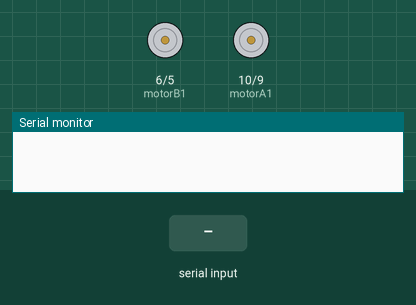
The sketch below on a simulated Arduino Uno, built with avr-gcc and run on an emulated ATmega328P. Parts: motor-driver pin pairs drawn as motors (green arrow = first pin HIGH = forward, orange = second pin HIGH = backward, longer = more drive, scaled by the enable pin), the last lines printed to the serial monitor. The inputs (shaded band) are chosen by the test bench.

Above: at 1.2 s.
1.3 s: "F" received over Serial
At 2.4 s:
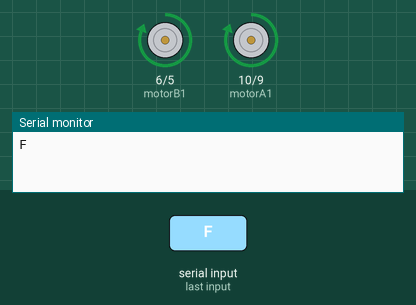
2.8 s: byte 74 ('J') received over Serial
At 3.6 s:
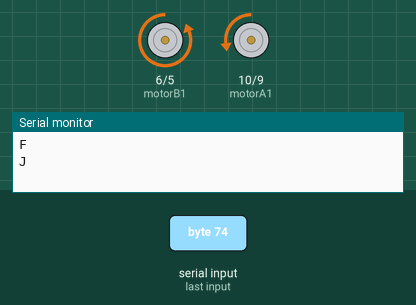
4.3 s: byte 71 ('G') received over Serial
At 4.7 s:
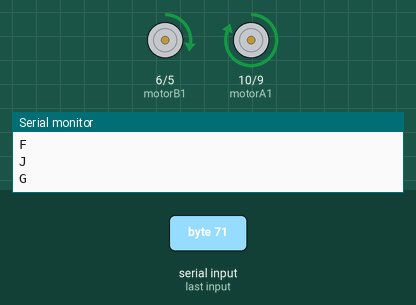
5.8 s: byte 72 ('H') received over Serial
At 7.0 s:
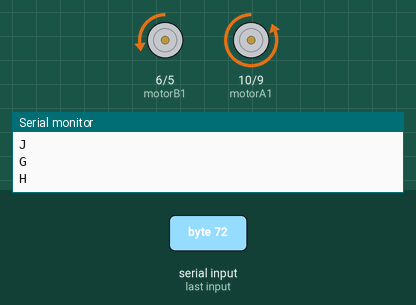
7.3 s: "B" received over Serial
At 8.2 s:
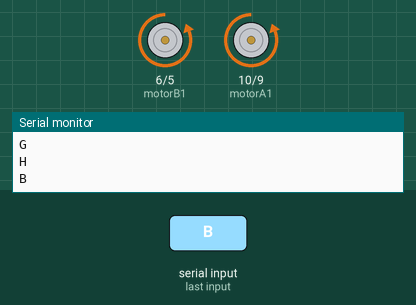
8.8 s: "L" received over Serial
At 9.3 s:
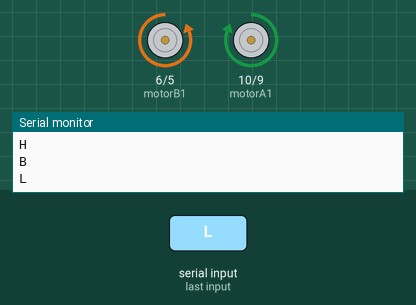
Timing chart, 0 to 11.3 s (numbered marks = the images above; inputs shaded):
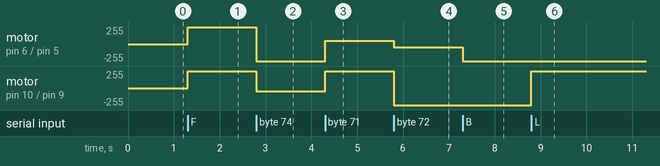

The sketch:

BatMobile_v2.ino
```cpp
int motorA1 = 10;
int motorA2 = 9;
int motorB1 = 6;
int motorB2 = 5;
int enaA = 11;
int enaB = 3;
int i=9, gear=2;
char incomingByte;
int fullPower[3] = {50, 100, 255};
int halfPower[3] = {10, 25, 50};
void setup() {
  // put your setup code here, to run once:
  Serial.begin(9600);
  pinMode(motorA1, OUTPUT);
  pinMode(motorA2, OUTPUT);
  pinMode(motorB1, OUTPUT);
  pinMode(motorB2, OUTPUT);
  pinMode(enaA, OUTPUT);
  pinMode(enaB, OUTPUT);

}

void loop() {
  // put your main code here, to run repeatedly:
  if (Serial.available() > 0)
  {
    incomingByte = Serial.read();
    Serial.println(incomingByte);
    if (incomingByte == 'F') {
      analogWrite(enaA, fullPower[gear]);
      analogWrite(enaB, fullPower[gear]);

      digitalWrite(motorA1, HIGH);
      digitalWrite(motorA2, LOW);
      digitalWrite(motorB1, HIGH);
      digitalWrite(motorB2, LOW);
    }
    else if (incomingByte == 'B') {
      analogWrite(enaA, fullPower[gear]);
      analogWrite(enaB, fullPower[gear]);

      digitalWrite(motorA2, HIGH);
      digitalWrite(motorA1, LOW);
      digitalWrite(motorB2, HIGH);
      digitalWrite(motorB1, LOW);

    }
    else if (incomingByte == 'L') {
      analogWrite(enaA, fullPower[gear]);
      analogWrite(enaB, fullPower[gear]);
      digitalWrite(motorA1, HIGH);
      digitalWrite(motorA2, LOW);
      digitalWrite(motorB1, LOW);
      digitalWrite(motorB2, HIGH);
    }
    else if (incomingByte == 'R') {
      analogWrite(enaA, fullPower[gear]);
      analogWrite(enaB, fullPower[gear]);
      digitalWrite(motorA1, LOW);
      digitalWrite(motorA2, HIGH);
      digitalWrite(motorB1, HIGH);
      digitalWrite(motorB2, LOW);
    }
    else if (incomingByte == '1' || incomingByte == '2' || incomingByte == '3' ) { gear = 0; }
    else if (incomingByte == '4'|| incomingByte == '5' || incomingByte == '6' ) { gear = 1; }
    else if (incomingByte == '7'|| incomingByte == '8' || incomingByte == '9' ) { gear = 2; }
    else if (incomingByte == 'G') {
      analogWrite(enaA, fullPower[gear]);
      analogWrite(enaB, halfPower[gear]);
      digitalWrite(motorA1, HIGH);
      digitalWrite(motorA2, LOW);
      digitalWrite(motorB1, HIGH);
      digitalWrite(motorB2, LOW);
    }
    else if (incomingByte == 'J') {
      analogWrite(enaA, halfPower[gear]);
      analogWrite(enaB, fullPower[gear]);

      digitalWrite(motorA2, HIGH);
      digitalWrite(motorA1, LOW);
      digitalWrite(motorB2, HIGH);
      digitalWrite(motorB1, LOW);
    }
    else if (incomingByte == 'H') {
      analogWrite(enaA, fullPower[gear]);
      analogWrite(enaB, halfPower[gear]);
      digitalWrite(motorA2, HIGH);
      digitalWrite(motorA1, LOW);
      digitalWrite(motorB2, HIGH);
      digitalWrite(motorB1, LOW);
    }
    else if (incomingByte == 'I') {
      analogWrite(enaA, halfPower[gear]);
      analogWrite(enaB, fullPower[gear]);
      digitalWrite(motorA1, HIGH);
      digitalWrite(motorA2, LOW);
      digitalWrite(motorB1, HIGH);
      digitalWrite(motorB2, LOW);
    }
    else
    {
      analogWrite(enaA, 190);
      analogWrite(enaB, 190);
      digitalWrite(motorA1, LOW);
      digitalWrite(motorA2, LOW);
      digitalWrite(motorB1, LOW);
      digitalWrite(motorB2, LOW);
    }
  }
}
```

Measured:
- after the input at 1.3 s, motor on pin 6 (motorB1) / pin 5 (motorB2), motor on pin 10 (motorA1) / pin 9 (motorA2): stopped → forward 255/255 at once
- after the input at 2.8 s, motor on pin 6 (motorB1) / pin 5 (motorB2): forward 255/255 → backward 255/255 at once; motor on pin 10 (motorA1) / pin 9 (motorA2): forward 255/255 → backward 50/255 at once
- after the input at 4.3 s, motor on pin 6 (motorB1) / pin 5 (motorB2): backward 255/255 → forward 50/255 at once; motor on pin 10 (motorA1) / pin 9 (motorA2): backward 50/255 → forward 255/255 at once
- after the input at 5.8 s, motor on pin 6 (motorB1) / pin 5 (motorB2): forward 50/255 → backward 50/255 at once; motor on pin 10 (motorA1) / pin 9 (motorA2): forward 255/255 → backward 255/255 at once
- after the input at 7.3 s, motor on pin 6 (motorB1) / pin 5 (motorB2): backward 50/255 → backward 255/255 at once
- after the input at 8.8 s, motor on pin 10 (motorA1) / pin 9 (motorA2): backward 255/255 → forward 255/255 at once
